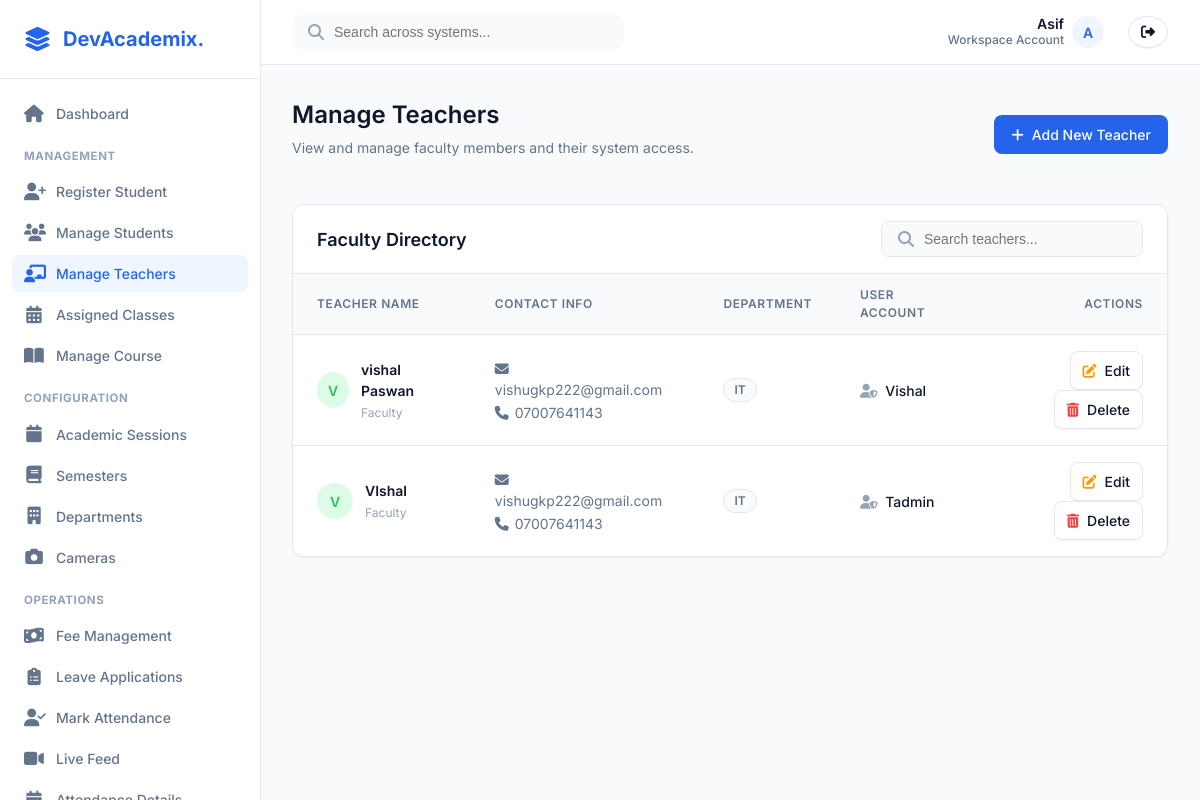
/teachers/ (signed in), run on the app's committed database.
### app1/models.py (models this page shows, shortened)
class Teacher(models.Model):
    user = models.OneToOneField(User, on_delete=models.CASCADE, related_name="teacher_profile")
    name = models.CharField(max_length=255)
    email = models.EmailField(max_length=255)
    phone_number = models.CharField(max_length=15, blank=True, null=True)
    department = models.ForeignKey(Department, on_delete=models.SET_NULL, null=True, blank=True, related_name="teachers")

class Department(models.Model):
    name = models.CharField(max_length=255)
    description = models.TextField()

### app1/views.py (the view)
# urls.py: path('teachers/', views.teacher_list, name='teacher_list'),
def teacher_list(request):
    teachers = Teacher.objects.all()
    return render(request, 'teacher_list.html', {'teachers': teachers})

### templates/teacher_list.html (shortened to what this page needs)
{% extends 'base.html' %}
{% block content %}
<div class="saas-page-header">
    <div>
        <h1 class="saas-page-title">Manage Teachers</h1>
        <p class="saas-page-subtitle">View and manage faculty members and their system access.</p>
    </div>
    <div style="display: flex; gap: var(--space-3);">
        <a href="{% url 'teacher_create' %}" class="saas-btn saas-btn-primary">
            <i class="fas fa-plus"></i> Add New Teacher
        </a>
    </div>
</div>
<div class="saas-card">
    <div class="saas-card-header" style="justify-content: space-between;">
        <h3 class="saas-card-title">Faculty Directory</h3>
        <div class="saas-header-search" style="width: auto; background: var(--bg-color); border: 1px solid var(--border-color);">
            <i class="fas fa-search" style="color: var(--text-tertiary);"></i>
            <input type="text" placeholder="Search teachers..." style="width: 200px;">
        </div>
    </div>
    <div class="saas-table-container" style="border: none; box-shadow: none; border-radius: 0;">
        <table class="saas-table">
            <thead>
                <tr>
                    <th>Teacher Name</th>
                    <th>Contact Info</th>
                    <th>Department</th>
                    <th>User Account</th>
                    <th style="text-align: right;">Actions</th>
                </tr>
            </thead>
            <tbody>
                {% for teacher in teachers %}
                <tr>
                    <td>
                        <div style="display: flex; align-items: center; gap: var(--space-3);">
                            <div class="saas-avatar" style="width: 36px; height: 36px; background: var(--accent-light); color: var(--accent-color);">
                                {{ teacher.name|make_list|first|upper }}
                            </div>
                            <div>
                                <span style="font-weight: 600; color: var(--text-primary); display: block;">{{ teacher.name }}</span>
                                <span style="font-size: 0.75rem; color: var(--text-tertiary);">Faculty</span>
                            </div>
                        </div>
                    </td>
                    <td>
                        <div style="font-size: 0.875rem;">
                            <div style="color: var(--text-secondary); margin-bottom: 2px;"><i class="fas fa-envelope" style="width: 16px;"></i> {{ teacher.email }}</div>
                            <div style="color: var(--text-secondary);"><i class="fas fa-phone" style="width: 16px;"></i> {{ teacher.phone_number }}</div>
                        </div>
                    </td>
                    <td>
                        {% if teacher.department %}
                        <span class="saas-badge" style="background: var(--bg-color); color: var(--text-secondary); border: 1px solid var(--border-color);">{{ teacher.department.name }}</span>
                        {% else %}
                        <span style="color: var(--text-tertiary); font-size: 0.875rem;">-</span>
                        {% endif %}
                    </td>
                    <td>
                        <span style="font-size: 0.875rem; font-weight: 500; color: var(--text-primary);">
                            <i class="fas fa-user-shield" style="color: var(--text-tertiary); margin-right: 4px;"></i>
                            {{ teacher.user.username }}
                        </span>
                    </td>
                    <td style="text-align: right;">
                        <a href="{% url 'teacher_update' teacher.id %}" class="saas-btn saas-btn-secondary" style="padding: var(--space-2) var(--space-3);">
                            <i class="fas fa-edit" style="color: var(--warning-color);"></i> Edit
                        </a>
                        <a href="{% url 'teacher_delete' teacher.id %}" class="saas-btn saas-btn-secondary" style="padding: var(--space-2) var(--space-3); margin-left: var(--space-1);">
                            <i class="fas fa-trash-alt" style="color: var(--danger-color);"></i> Delete
                        </a>
                    </td>
                </tr>
                {% endfor %}
            </tbody>
        </table>
    </div>
</div>
{% endblock %}

### templates/base.html (shortened to what this page needs)
<!DOCTYPE html>
{% load static %}
<html lang="en">
<head>
    <link rel="stylesheet" href="https://cdnjs.cloudflare.com/ajax/libs/font-awesome/6.4.0/css/all.min.css">
    <link rel="stylesheet" href="{% static 'css/saas_theme.css' %}">
</head>
<body>
    <aside class="saas-sidebar" id="sidebar">
        <div class="saas-sidebar-header">
            <i class="fas fa-layer-group" style="font-size: 1.5rem; color: var(--primary-color);"></i>
            <h2>DevAcademix.</h2>
        </div>
        <nav class="saas-sidebar-nav">
            {% if not user.is_authenticated %}
            <a href="{% url 'login' %}" class="saas-nav-item">
                <i class="fas fa-sign-in-alt"></i> Login
            </a>
            {% elif user.is_staff or user.is_superuser %}
            <a href="{% url 'admin_dashboard' %}" class="saas-nav-item">
                <i class="fas fa-home"></i> Dashboard
            </a>
            <div style="font-size:0.72rem;font-weight:700;color:var(--text-tertiary);text-transform:uppercase;margin:var(--space-4) var(--space-3) var(--space-2);letter-spacing:0.05em;">Management</div>
            <a href="{% url 'register_student' %}" class="saas-nav-item">
                <i class="fas fa-user-plus"></i> Register Student
            </a>
            <a href="{% url 'student-list' %}" class="saas-nav-item">
                <i class="fas fa-users"></i> Manage Students
            </a>
            <a href="{% url 'teacher_list' %}" class="saas-nav-item">
                <i class="fas fa-chalkboard-teacher"></i> Manage Teachers
            </a>
            <a href="{% url 'assigned_class_list' %}" class="saas-nav-item">
                <i class="fas fa-calendar-alt"></i> Assigned Classes
            </a>
            <a href="{% url 'manage_courses' %}" class="saas-nav-item">
                <i class="fas fa-book-open"></i> Manage Course
            </a>
            <div style="font-size:0.72rem;font-weight:700;color:var(--text-tertiary);text-transform:uppercase;margin:var(--space-4) var(--space-3) var(--space-2);letter-spacing:0.05em;">Configuration</div>
            <a href="{% url 'session_list' %}" class="saas-nav-item">
                <i class="fas fa-calendar"></i> Academic Sessions
            </a>
            <a href="{% url 'semester_list' %}" class="saas-nav-item">
                <i class="fas fa-book"></i> Semesters
            </a>
            <a href="{% url 'department_list' %}" class="saas-nav-item">
                <i class="fas fa-building"></i> Departments
            </a>
            <a href="{% url 'camera_config_list' %}" class="saas-nav-item">
                <i class="fas fa-camera"></i> Cameras
            </a>
            <div style="font-size:0.72rem;font-weight:700;color:var(--text-tertiary);text-transform:uppercase;margin:var(--space-4) var(--space-3) var(--space-2);letter-spacing:0.05em;">Operations</div>
            <a href="{% url 'student_list_with_fees' %}" class="saas-nav-item">
                <i class="fas fa-money-bill-wave"></i> Fee Management
            </a>
            <a href="{% url 'leave_list' %}" class="saas-nav-item">
                <i class="fas fa-clipboard-list"></i> Leave Applications
            </a>
            <a href="{% url 'mark_attendance' %}" class="saas-nav-item">
                <i class="fas fa-user-check"></i> Mark Attendance
            </a>
            <a href="{% url 'capture_and_recognize_with_cam' %}" class="saas-nav-item">
                <i class="fas fa-video"></i> Live Feed
            </a>
            <a href="{% url 'student_attendance_list' %}" class="saas-nav-item">
                <i class="fas fa-calendar-check"></i> Attendance Details
            </a>
            {% endif %}
        </nav>
    </aside>
    <div class="saas-main" id="main-content">
        <header class="saas-header">
            <div style="display: flex; align-items: center;">
                <div class="saas-header-search">
                    <i class="fas fa-search" style="color: var(--text-tertiary);"></i>
                    <input type="text" placeholder="Search across systems...">
                </div>
            </div>
            <div class="saas-header-actions">
                {% if user.is_authenticated %}
                <div class="saas-user-profile">
                    <span style="display: flex; flex-direction: column; align-items: flex-end; line-height: 1.2;">
                        <span style="color: var(--text-primary); font-weight: 600;">{{ user.username|title }}</span>
                        <span style="font-size: 0.75rem;">Workspace Account</span>
                    </span>
                    <div class="saas-avatar">
                        {{ user.username|make_list|first|upper }}
                    </div>
                </div>
                <a href="{% url 'logout' %}" class="saas-btn saas-btn-secondary"
                    style="margin-left: var(--space-2); padding: var(--space-2) var(--space-3); border-radius: 50%;">
                    <i class="fas fa-sign-out-alt"></i>
                </a>
                {% else %}
                <a href="{% url 'login' %}" class="saas-btn saas-btn-primary">
                    <i class="fas fa-sign-in-alt"></i> Login
                </a>
                {% endif %}
            </div>
        </header>
        <main class="saas-content">
            {% block content %}
            {% endblock %}
        </main>
    </div>
</body>
</html>

### data on the page
Teacher: name|make_list "V", name "vishal Paswan", email "vishugkp222@gmail.com", phone_number "07007641143", department.name "IT", user.username "Vishal"
Teacher: name|make_list "V", name "VIshal", email "vishugkp222@gmail.com", phone_number "07007641143", department.name "IT", user.username "Tadmin"

### other printed values
{{ user.username|title }} "Asif"
{{ user.username|make_list|first|upper }} "A"
